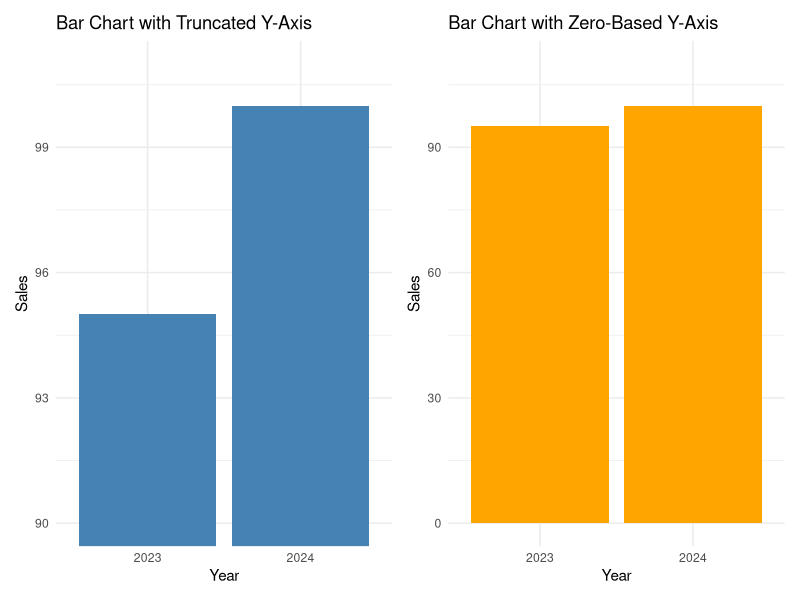

This chart was generated by the following R code:
library(ggplot2)
library(patchwork)

sales <- data.frame(
  Year = c("2023", "2024"),
  Sales = c(95, 100)
)

p1 <- ggplot(sales, aes(x = Year, y = Sales)) +
  geom_col(fill = "steelblue") +
  coord_cartesian(ylim = c(90, 101)) +
  labs(
    title = "Bar Chart with Truncated Y-Axis",
    x = "Year",
    y = "Sales"
  ) +
  theme_minimal()

p2 <- ggplot(sales, aes(x = Year, y = Sales)) +
  geom_col(fill = "orange") +
  scale_y_continuous(limits = c(0, 110)) +
  labs(
    title = "Bar Chart with Zero-Based Y-Axis",
    x = "Year",
    y = "Sales"
  ) +
  theme_minimal()

p1 + p2
